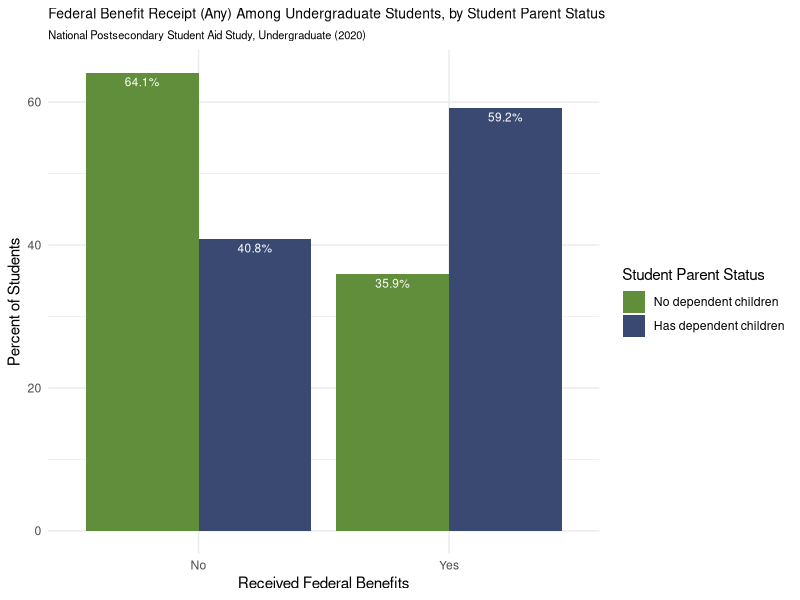

The R source for this figure:
library(readr)
library(ggplot2)
library(dplyr)
library (tidyverse)

npsas2020_studentparents_data <- read_csv("data/npsas2020_studentparents_data - data.csv")

received_federal_benefit <- npsas2020_studentparents_data %>%
  filter(measure == "Received federal benefit: Any")

ggplot(
  received_federal_benefit,
  aes(
    x = category,
    y = percent,
    fill = has_dependent_children
  )
) +
  geom_col(position = "dodge") +
  geom_text(
    aes(label = paste0(round(percent, 1), "%")),
    position = position_dodge(width = 0.9),
    vjust = 1.5,
    color = "white",
    size = 3
  ) +
  scale_fill_manual(
    values = c(
      "No" = "#608e3a",
      "Yes" = "#3a4972"
    ),
    labels = c(
      "No" = "No dependent children",
      "Yes" = "Has dependent children"
    )
  ) +
  labs(
    title = "Federal Benefit Receipt (Any) Among Undergraduate Students, by Student Parent Status",
    subtitle = "National Postsecondary Student Aid Study, Undergraduate (2020)",
    x = "Received Federal Benefits",
    y = "Percent of Students",
    fill = "Student Parent Status"
  ) +
  theme_minimal() +
  theme(
    text = element_text(family = "Helvetica"),
    plot.title = element_text(size = 10),
    plot.subtitle = element_text(size = 8)
  )
